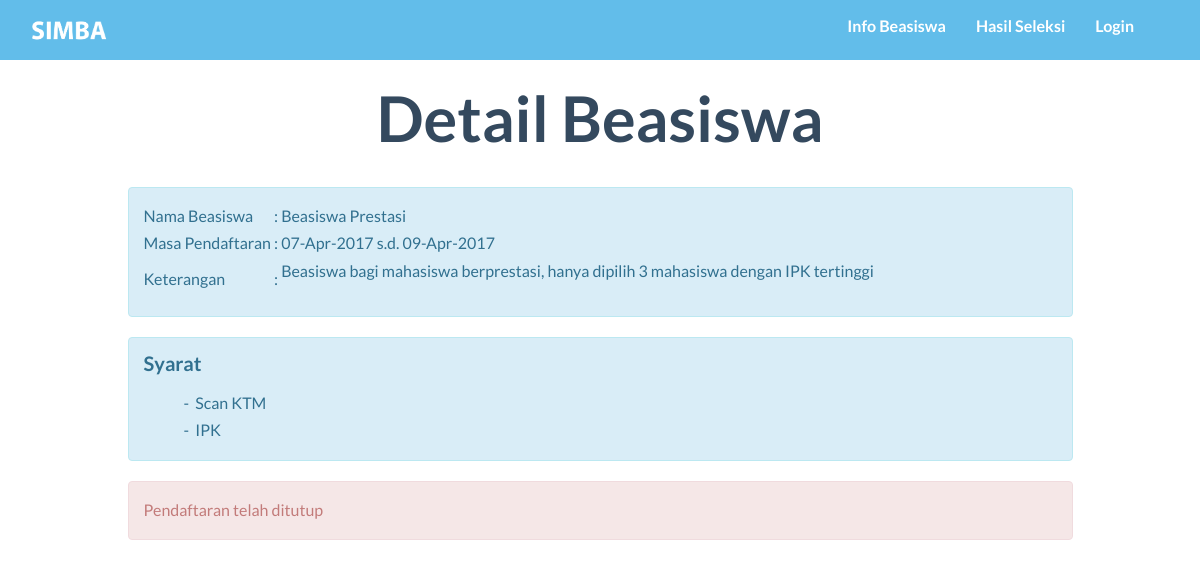
/detail_beasiswa.php?id=B01, run on an earlier commit of the app's database.
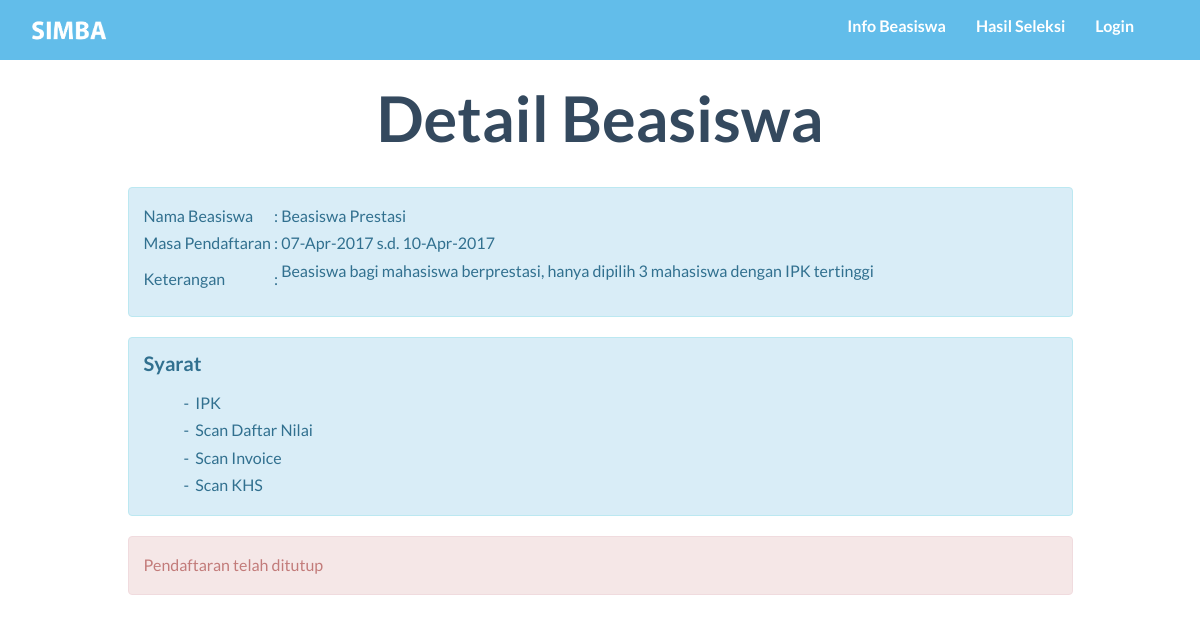
And on a later commit of the database.
### tables this page shows
CREATE TABLE `beasiswa` (
  `kd_bsw` char(3) NOT NULL,
  `nama_bsw` varchar(99) NOT NULL,
  `semt` char(6) NOT NULL,
  `thn_ajar` char(9) NOT NULL,
  `tgl_buka` date NOT NULL,
  `tgl_tutup` date NOT NULL,
  `kuota` int(11) NOT NULL,
  `isTampil` tinyint(1) NOT NULL,
  `Keterangan` mediumtext NOT NULL,
  `isPublish` tinyint(1) NOT NULL DEFAULT '0'
);

CREATE TABLE `ref_syarat` (
  `kd_syarat` char(3) NOT NULL,
  `nama_syarat` varchar(99) NOT NULL,
  `tipe_syarat` char(2) NOT NULL
);

### detail_beasiswa.php (the view, shortened to what this page needs)
<?php
Include("function/koneksi.php");
?>
<!DOCTYPE HTML>
<html>
<head>
  <link href="css/bootstrap.min.css" rel="stylesheet">
  <link rel="stylesheet" href="https://maxcdn.bootstrapcdn.com/bootstrap/3.3.7/css/bootstrap.min.css">
  <link href="font-awesome/css/font-awesome.min.css" rel="stylesheet">
  <link href="css/general.css" rel="stylesheet">
  <link href="css/custom.css" rel="stylesheet">
  <link href="css/owl.carousel.css" rel="stylesheet">
  <link href="css/owl.theme.css" rel="stylesheet">
  <link href="css/style.css" rel="stylesheet">
  <link href="css/animate.css" rel="stylesheet">
  <link rel="stylesheet" href="css/magnific-popup.css">
</head>
<body>
  <nav class="navbar-default" role="navigation" style="position: fixed; top: 0px;">
    <div class="container">
      <a class="" href="index.php">
        <img src="img/logo2.png" height="45px" style="margin-top:8px; margin-left:0" id="logo"/>
      </a>
      <div class="collapse navbar-collapse navbar-right navbar-ex1-collapse stuckMenu">
        <ul class="nav navbar-nav">
          <li class="menuItem"><a href="index.php#infoBeasiswa">Info Beasiswa </a></li>
          <li class="menuItem"><a href="index.php#hasilSeleksi">Hasil Seleksi </a></li>
          <?php
          if(isset($_SESSION['login_user'])){
            $username= $_SESSION['login_user'];
            echo'
            <li class="menuItem dropdown">
            <a class="dropdown-toggle" data-toggle="dropdown" href="#">'.$username.'<span class="caret"></span></a>
            <ul class="dropdown-menu">
            <li><a href="function/logout.php">Logout</a></li>
            </ul>
            </li>';
          } else {
            echo'<li class="menuItem"><a href="form_login.php">Login</a></li>';
          }
          ?>
        </ul>
      </div>
    </div>
  </nav>
  <div class="container">
    <div class="row">
      <br>
      <a href="index.php#infoBeasiswa">Back to Home</a>
        <h2 class="text-center"> Detail Beasiswa</h2>
    <?php
    $kode_bsw= $_GET['id'];
    $getBswSql="SELECT kd_bsw,nama_bsw,tgl_buka,tgl_tutup,Keterangan,kuota from beasiswa where kd_bsw='$kode_bsw'";
    $getBeasiswa=mysqli_query($koneksi,$getBswSql);
    $rowBsw=mysqli_fetch_array($getBeasiswa);
    $startTime = strtotime($rowBsw['tgl_buka']);
    $newformatStart = date('d-M-Y',$startTime);
    $endTime = strtotime($rowBsw['tgl_tutup']);
    $newformatEnd = date('d-M-Y',$endTime);
    ?>
    <br>
    <div class="col-md-1 col-lg-1"></div>
    <div class="col-md-10">
      <div class="alert alert-info" id="ringkasanBsw">
        <table>
          <tr>
            <td> Nama Beasiswa</td>
            <td>&nbsp:&nbsp</td>
            <td><?php echo $rowBsw['nama_bsw'];?></td>
          </tr>
          <tr>
            <td> Masa Pendaftaran </td>
            <td>&nbsp:&nbsp</td>
            <td><?php echo  $newformatStart;?> s.d. <?php echo $newformatEnd;?></td>
          </tr>
          <tr>
            <td> Keterangan</td>
            <td> &nbsp:&nbsp</td>
            <td><p><?php echo $rowBsw['Keterangan'];?></p></td>
          </tr>
        </table>
      </div>
      <?php
      $getSyrSql="SELECT nama_syarat FROM ref_syarat rs NATURAL JOIN syarat_bsw sb NATURAL JOIN beasiswa b WHERE b.kd_bsw='$kode_bsw'";
      $getSyrBeasiswa=mysqli_query($koneksi,$getSyrSql);
      ?>
      <div class="alert alert-info" id="syaratBsw">
        <h4> Syarat</h4>
        <ul style="list-style-type:disc">
        <?php
        while ($rowSyrBsw=mysqli_fetch_array($getSyrBeasiswa)){
          echo"<li> - &nbsp";
          echo $rowSyrBsw['nama_syarat'];
          echo "</li>";
        }
         ?>
       </ul>
      </div>
    <?php
    if ($rowBsw['tgl_tutup'] > date("Y-m-d")){
      if(isset($_SESSION['login_user'])){
        $availableMsg='<a href="form_daftar_beasiswa.php?kd_bsw='.$rowBsw['kd_bsw'].'" class="btn wow tada btn-embossed btn-primary pull-right animated animated">Daftar</a>';
      } else{
        $availableMsg='<a href="form_login.php" class="btn wow tada btn-embossed btn-primary pull-right animated animated">Daftar</a>';
      }} else{
        $availableMsg='<div class="alert alert-danger" style="opacity:0.7;">Pendaftaran telah ditutup</div>';
      }
      echo $availableMsg;
      ?>
  </div>
</div>
</div>
  </html>

What changed in the data, as far as the page shows it:
no longer on this page (row edited): ref_syarat: nama_syarat "Scan KTM"
changed beasiswa "Beasiswa Prestasi": tgl_tutup "09-Apr-2017" → "10-Apr-2017"
added ref_syarat: nama_syarat "Scan Daftar Nilai"
added ref_syarat: nama_syarat "Scan Invoice"
now on this page (row edited): ref_syarat: nama_syarat "Scan KHS"
